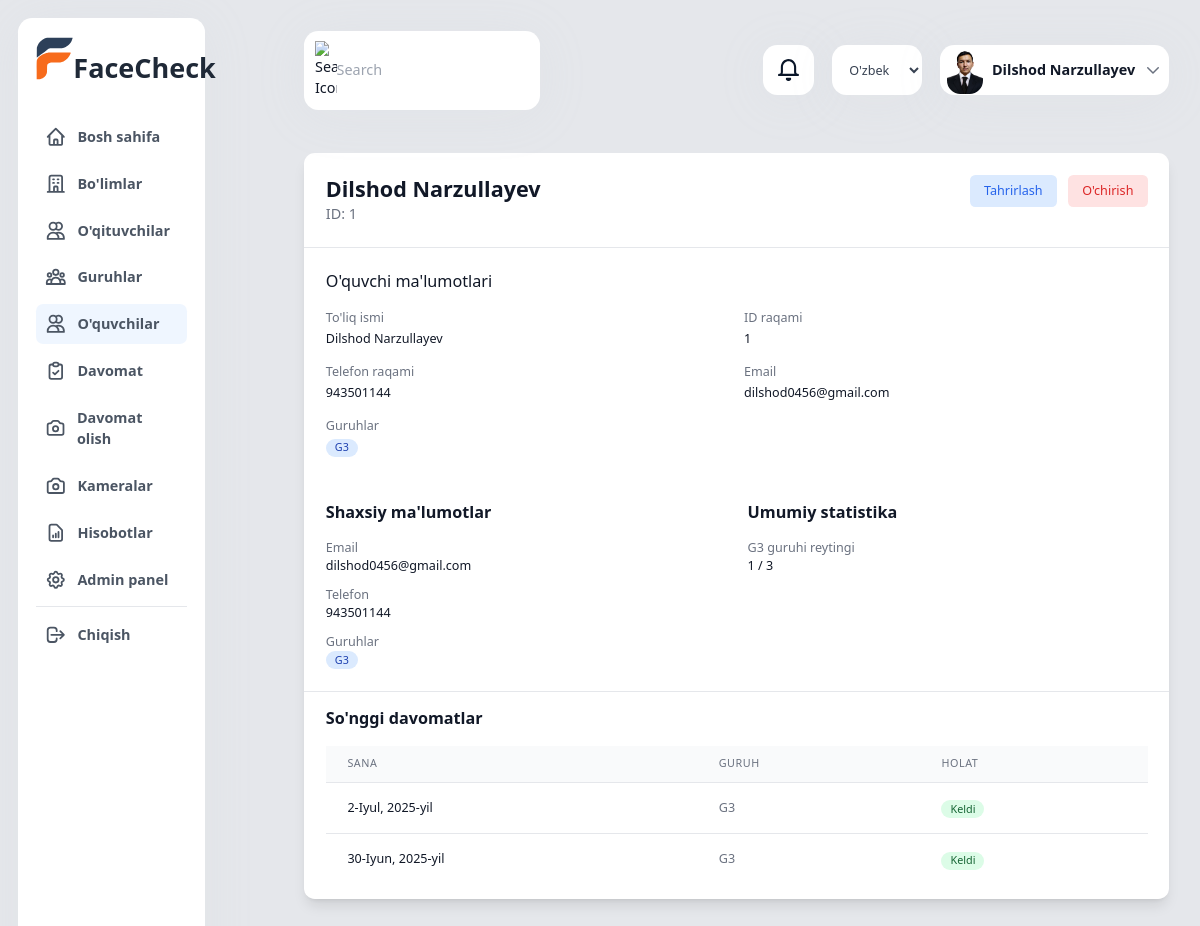
Page /uz/students/1/ (signed in) on the committed database.
### app/models.py (models this page shows, shortened)
class CustomUser(AbstractUser):
    USER_TYPE_CHOICES = (
        ('super_admin', 'Super Admin'),
        ('management', 'Rahbariyat'),
        ('teacher', 'O\'qituvchi'),
        ('student', 'O\'quvchi'),
        ('parent', 'Ota-ona'),
    )
    user_type = models.CharField(max_length=20, choices=USER_TYPE_CHOICES)
    phone_number = models.CharField(max_length=15, blank=True)
    profile_image = models.ImageField(upload_to='profile_pictures/', null=False, blank=False)
    face_encoding = models.BinaryField(null=True, blank=True)
    class Meta:
        verbose_name = _('Foydalanuvchi')
        verbose_name_plural = _('Foydalanuvchilar')

class Student(models.Model):
    user = models.OneToOneField(CustomUser, on_delete=models.CASCADE)
    groups = models.ManyToManyField(Group, related_name='students')
    parents = models.ManyToManyField(CustomUser, related_name='children')
    student_id = models.CharField(_("O'quvchi ID"), max_length=20, unique=True)
    class Meta:
        verbose_name = _("O'quvchi")
        verbose_name_plural = _("O'quvchilar")

class Group(models.Model):
    name = models.CharField(_('Nomi'), max_length=100)
    department = models.ForeignKey(Department, on_delete=models.CASCADE, related_name='groups')
    teacher = models.ForeignKey(CustomUser, on_delete=models.SET_NULL, null=True, related_name='teaching_groups')
    start_date = models.DateField(_('Boshlanish sanasi'))
    end_date = models.DateField(_('Tugash sanasi'))
    active = models.BooleanField(_('Faol'), default=True)
    created_at = models.DateTimeField(auto_now_add=True)
    class Meta:
        verbose_name = _('Guruh')
        verbose_name_plural = _('Guruhlar')
        ordering = ['-created_at']

class Attendance(models.Model):
    ATTENDANCE_STATUS = (
        ('present', 'Keldi'),
        ('absent', 'Kelmadi'),
        ('late', 'Kechikdi'),
        ('excused', 'Sababli'),
    )
    student = models.ForeignKey(Student, on_delete=models.CASCADE, related_name='attendances')
    group = models.ForeignKey(Group, on_delete=models.CASCADE, related_name='attendances')
    date = models.DateField(_('Sana'))
    time = models.TimeField(_('Vaqt'))
    status = models.CharField(max_length=10, choices=ATTENDANCE_STATUS)
    marked_by = models.ForeignKey(CustomUser, on_delete=models.SET_NULL, null=True)
    face_confidence = models.FloatField(_('Yuz aniqlash ishonchliligi'), null=True)
    note = models.TextField(_('Izoh'), blank=True)
    created_at = models.DateTimeField(auto_now_add=True)
    class Meta:
        verbose_name = _('Davomat')
        verbose_name_plural = _('Davomatlar')
        unique_together = ['student', 'group', 'date']

### app/views.py (the view)
# urls.py: path('students/<int:pk>/', views.student_detail, name='student_detail'),
@login_required
def student_detail(request, pk):
    student = get_object_or_404(Student.objects.select_related('user'), pk=pk)
    attendance = Attendance.objects.filter(student=student).order_by('-date', '-time')[:10]
    rankings = {}
    for group in student.groups.all():
        rankings[group.name] = get_student_ranking(student, group)
    return render(request, 'students/detail.html', {
        'student': student,
        'attendance': attendance,
        'rankings': rankings
    })

### app/context_processors.py (called while the page is built)
def camera_status(request):
    context = {}
    if request.user.is_authenticated and (request.user.is_staff or request.user.is_superuser):
        context['active_camera_count'] = Camera.objects.filter(active=True).count()
    return context

### app/views.py (called while the page is built)
def get_student_ranking(student, group):
    students = Student.objects.filter(groups=group)
    rankings = []
    for s in students:
        total_classes = Attendance.objects.filter(student=s, group=group).count()
        present_classes = Attendance.objects.filter(
            student=s,
            group=group,
            status='present'
        ).count()
        attendance_rate = (present_classes / total_classes * 100) if total_classes > 0 else 0
        rankings.append({
            'student_id': s.id,
            'rate': attendance_rate
        })
    rankings.sort(key=lambda x: x['rate'], reverse=True)
    student_rank = next(
        (i + 1 for i, x in enumerate(rankings) if x['student_id'] == student.id),
        0
    )
    return {
        'rank': student_rank,
        'total_students': len(rankings)
    }

### app/templates/students/detail.html
{% extends 'base.html' %}
{% load static %}
{% load i18n %}
{% block content %}
<div class="container mx-auto p-6">
    <div class="bg-white rounded-xl shadow-lg overflow-hidden">
        <div class="p-6 border-b border-gray-200">
            <div class="flex justify-between items-start">
                <div>
                    <h2 class="text-2xl font-bold text-gray-900">{{ student.user.get_full_name }}</h2>
                    <p class="text-gray-500">{% trans "ID" %}: {{ student.student_id }}</p>
                </div>
                <div class="flex space-x-3">
                    <a href="{% url 'app:student_edit' student.pk %}" class="px-4 py-2 text-sm font-medium text-blue-600 bg-blue-100 rounded-md hover:bg-blue-200">
                        {% trans "Tahrirlash" %}
                    </a>
                    <a href="{% url 'app:student_delete' student.pk %}" class="px-4 py-2 text-sm font-medium text-red-600 bg-red-100 rounded-md hover:bg-red-200">
                        {% trans "O'chirish" %}
                    </a>
                </div>
            </div>
        </div>
        <div class="p-6">
            <h3 class="text-lg font-medium text-gray-900 mb-4">{% trans "O'quvchi ma'lumotlari" %}</h3>
            <dl class="grid grid-cols-1 md:grid-cols-2 gap-4">
                <div>
                    <dt class="text-sm font-medium text-gray-500">{% trans "To'liq ismi" %}</dt>
                    <dd class="mt-1 text-sm text-gray-900">{{ student.user.get_full_name }}</dd>
                </div>
                <div>
                    <dt class="text-sm font-medium text-gray-500">{% trans "ID raqami" %}</dt>
                    <dd class="mt-1 text-sm text-gray-900">{{ student.student_id }}</dd>
                </div>
                <div>
                    <dt class="text-sm font-medium text-gray-500">{% trans "Telefon raqami" %}</dt>
                    <dd class="mt-1 text-sm text-gray-900">{{ student.user.phone_number }}</dd>
                </div>
                <div>
                    <dt class="text-sm font-medium text-gray-500">{% trans "Email" %}</dt>
                    <dd class="mt-1 text-sm text-gray-900">{{ student.user.email }}</dd>
                </div>
                <div>
                    <dt class="text-sm font-medium text-gray-500">{% trans "Guruhlar" %}</dt>
                    <dd class="mt-1 text-sm text-gray-900">
                        {% for group in student.groups.all %}
                            <span class="inline-flex items-center px-2.5 py-0.5 rounded-full text-xs font-medium bg-blue-100 text-blue-800 mr-2">
                                {{ group.name }}
                            </span>
                        {% empty %}
                            <span class="text-gray-500">{% trans "Hech qanday guruhga a'zo emas" %}</span>
                        {% endfor %}
                    </dd>
                </div>
            </dl>
        </div>
        <div class="p-6 grid grid-cols-2 gap-6">
            <div>
                <h3 class="text-lg font-semibold text-gray-900 mb-4">Shaxsiy ma'lumotlar</h3>
                <dl class="space-y-3">
                    <div>
                        <dt class="text-sm font-medium text-gray-500">Email</dt>
                        <dd class="text-sm text-gray-900">{{ student.user.email|default:"-" }}</dd>
                    </div>
                    <div>
                        <dt class="text-sm font-medium text-gray-500">Telefon</dt>
                        <dd class="text-sm text-gray-900">{{ student.user.phone_number|default:"-" }}</dd>
                    </div>
                    <div>
                        <dt class="text-sm font-medium text-gray-500">Guruhlar</dt>
                        <dd class="text-sm text-gray-900">
                            {% for group in student.groups.all %}
                                <span class="inline-flex items-center px-2.5 py-0.5 rounded-full text-xs font-medium bg-blue-100 text-blue-800 mr-2">
                                    {{ group.name }}
                                </span>
                            {% endfor %}
                        </dd>
                    </div>
                </dl>
            </div>
            <div>
                <h3 class="text-lg font-semibold text-gray-900 mb-4">Umumiy statistika</h3>
                <dl class="space-y-3">
                    {% for group_name, ranking in rankings.items %}
                    <div>
                        <dt class="text-sm font-medium text-gray-500">{{ group_name }} guruhi reytingi</dt>
                        <dd class="text-sm text-gray-900">{{ ranking.rank }} / {{ ranking.total_students }}</dd>
                    </div>
                    {% endfor %}
                </dl>
            </div>
        </div>
        <div class="px-6 py-4 border-t border-gray-200">
            <h3 class="text-lg font-semibold text-gray-900 mb-4">So'nggi davomatlar</h3>
            <div class="overflow-x-auto">
                <table class="min-w-full divide-y divide-gray-200">
                    <thead class="bg-gray-50">
                        <tr>
                            <th class="px-6 py-3 text-left text-xs font-medium text-gray-500 uppercase tracking-wider">Sana</th>
                            <th class="px-6 py-3 text-left text-xs font-medium text-gray-500 uppercase tracking-wider">Guruh</th>
                            <th class="px-6 py-3 text-left text-xs font-medium text-gray-500 uppercase tracking-wider">Holat</th>
                        </tr>
                    </thead>
                    <tbody class="bg-white divide-y divide-gray-200">
                        {% for record in attendance %}
                        <tr>
                            <td class="px-6 py-4 whitespace-nowrap text-sm text-gray-900">{{ record.date }}</td>
                            <td class="px-6 py-4 whitespace-nowrap text-sm text-gray-500">{{ record.group.name }}</td>
                            <td class="px-6 py-4 whitespace-nowrap">
                                <span class="inline-flex items-center px-2.5 py-0.5 rounded-full text-xs font-medium
                                    {% if record.status == 'present' %}bg-green-100 text-green-800
                                    {% elif record.status == 'absent' %}bg-red-100 text-red-800
                                    {% else %}bg-yellow-100 text-yellow-800{% endif %}">
                                    {{ record.get_status_display }}
                                </span>
                            </td>
                        </tr>
                        {% empty %}
                        <tr>
                            <td colspan="3" class="px-6 py-4 text-center text-gray-500">
                                Davomat ma'lumotlari topilmadi
                            </td>
                        </tr>
                        {% endfor %}
                    </tbody>
                </table>
            </div>
        </div>
    </div>
</div>
{% endblock %}

### app/templates/details/header.html (shortened to what this page needs)
{% load static %}
{% load i18n %}
<div class="container w-full mx-auto p-6">
    <div class="flex justify-between items-center mb-7.5">
        <div class="search-bar flex items-center bg-white rounded-2xl p-3 w-[16.375rem] shadow-[0px_6px_58px_#c3cbd61a]">
            <img src="{% static 'assets/images/img_icn_general_search.svg' %}" alt="{% trans 'Search Icon' %}" width="24" height="24" class="mr-2.75" />
            <input type="text" placeholder="{% trans 'Search' %}" class="border-none outline-none text-base text-gray-600 w-full bg-transparent" />
        </div>
        <div class="user-actions flex items-center">
            <div class="notifications bg-white rounded-2xl w-14 h-14 flex justify-center items-center mr-5 shadow-[0px_6px_58px_#c3cbd61a] cursor-pointer">
                <img src="{% static 'assets/images/img_icn_general_notifications.svg' %}" alt="{% trans 'Notifications' %}" width="24" height="24" />
            </div>
            <div class="relative flex items-center">
                <form action="{% url 'set_language' %}" method="post" class="mr-5">
                    <select name="language" onchange="this.form.submit()" class="bg-white rounded-2xl h-14 w-[100px] text-sm text-gray-700 px-4 py-1 shadow-[0px_6px_58px_#c3cbd61a] focus:outline-none hover:bg-gray-50 cursor-pointer">
                        {% get_current_language as LANGUAGE_CODE %}
                        {% get_available_languages as LANGUAGES %}
                        {% for lang in LANGUAGES %}
                            <option value="{{ lang.0 }}" {% if lang.0 == LANGUAGE_CODE %}selected{% endif %}>
                                {{ lang.1 }}
                            </option>
                        {% endfor %}
                    </select>
                </form>
                <button type="button" onclick="toggleDropdown()" class="user-profile flex items-center bg-white h-14 rounded-2xl p-2 shadow-[0px_6px_58px_#c3cbd61a] hover:bg-gray-50">
                    {% if request.user.profile_image %}
                        <img src="{{ request.user.profile_image.url }}" alt="{% trans 'User Profile' %}" class="profile-pic w-[40px] rounded-[0.9375rem] mr-2.5" />
                    {% else %}
                        <span class="profile-pic w-[40px] h-[40px] rounded-[0.9375rem] mr-2.5 bg-gray-300 flex items-center justify-center text-xl text-gray-600">{{ request.user.get_full_name|make_list|first|upper }}</span>
                    {% endif %}
                    <span class="text-base font-bold text-gray-900 mr-2.5">{{ user.get_full_name }}</span>
                    <svg class="w-5 h-5 text-gray-500" fill="none" stroke="currentColor" viewBox="0 0 24 24">
                        <path stroke-linecap="round" stroke-linejoin="round" stroke-width="2" d="M19 9l-7 7-7-7" />
                    </svg>
                </button>
            </div>
        </div>
    </div>
</div>

### app/templates/base.html (style rules this page uses)
body { zoom: 0.9; -moz-transform: scale(0.9); -moz-transform-origin: 0 0; }

### rows in the picture
CustomUser: user.profile_image (picture), get_full_name "Dilshod Narzullayev"
Student: user.get_full_name "Dilshod Narzullayev", student_id "1", user.phone_number "943501144", user.email "dilshod0456@gmail.com"
Group: name "G3", rankings "G3"
Attendance: date "2-Iyul, 2025-yil", group.name "G3", status "Keldi"
Attendance: date "30-Iyun, 2025-yil", group.name "G3", status "Keldi"

### other values in the picture
{{ ranking.rank }} "1"
{{ ranking.total_students }} "3"
form field language "O'zbek tili"
